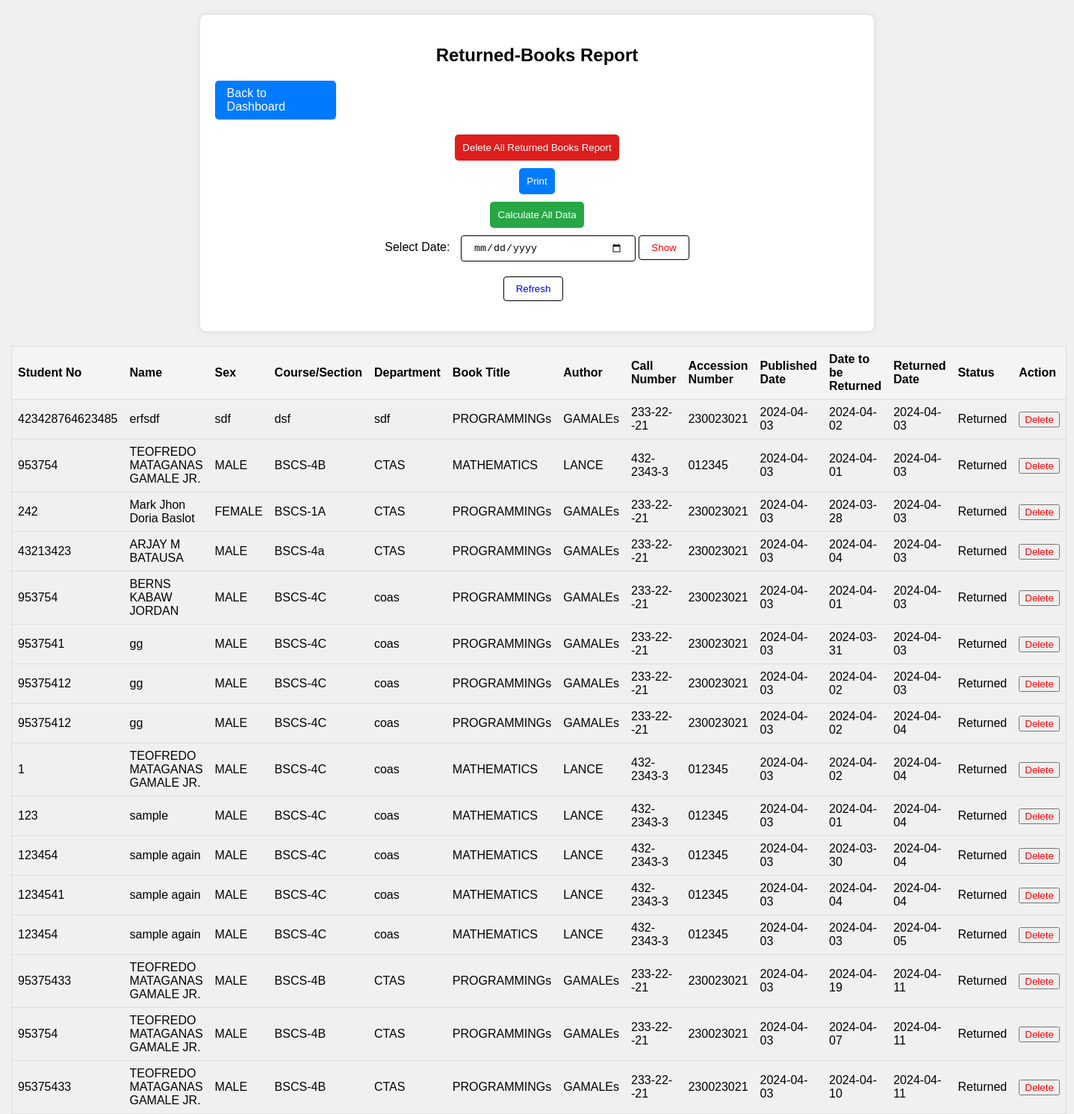
Screenshot of /returned_report.php with the database file from the repository.
### tables this page shows
CREATE TABLE IF NOT EXISTS `returned` (
  `id` int(11) NOT NULL AUTO_INCREMENT,
  `student_id` varchar(20) NOT NULL,
  `name` varchar(30) NOT NULL,
  `sex` varchar(10) NOT NULL,
  `course_section` varchar(20) NOT NULL,
  `department` varchar(30) NOT NULL,
  `book_title` varchar(100) NOT NULL,
  `author` varchar(50) NOT NULL,
  `call_num` varchar(50) NOT NULL,
  `accession_num` varchar(50) NOT NULL,
  `published_date` date NOT NULL,
  `date_return` date NOT NULL,
  `returned_date` date NOT NULL,
  `status` varchar(20) NOT NULL,
  PRIMARY KEY (`id`)
);

### returned_report.php (the view, shortened to what this page needs)
<!DOCTYPE html>
<html lang="en">
<head>
    <link rel="stylesheet" href="css/Borrowed_reports.css">
</head>
<body>
<div class="container">
    <h2>Returned-Books Report</h2>
    <a href="dashboard.php" class="back-btn">Back to Dashboard</a>
    <div class="button-group">
        <form method="POST" action="delete_all_return_report.php" class="delete-all-form">
            <button type="submit" class="delete-all-btn">Delete All Returned Books Report</button>
        </form>
        <button onclick="printTable()" class="print-btn">Print</button>
        <form method="GET" action="total_returned_report.php" class="calculate-all-form">
            <button type="submit" class="calculate-all-btn">Calculate All Data</button>
        </form>
    </div>
     <form method="GET" action="returned_report.php" class="date-filter-form">
        <label for="date">Select Date:</label>
        <input type="date" id="date" name="date">
        <button type="submit" class="filter-btn">Show</button>
    </form>
    <form method="GET" action="returned_report.php" class="refresh-form">
        <button type="submit" name="refresh" class="refresh-btn">Refresh</button>
    </form>
</div>
<table class="returned-books-table">
    <thead>
        <tr>
            <th>Student No</th>
            <th>Name</th>
            <th>Sex</th>
            <th>Course/Section</th>
            <th>Department</th>
            <th>Book Title</th>
            <th>Author</th>
            <th>Call Number</th>
            <th>Accession Number</th>
            <th>Published Date</th>
            <th>Date to be Returned</th>
            <th>Returned Date</th>
            <th>Status</th>
            <th class="action-column">Action</th>
        </tr>
    </thead>
    <tbody>
        <?php
        require_once 'connect.php';
        $query = "SELECT * FROM `returned`";
        $result = $conn->query($query);
        if ($result && $result->num_rows > 0) {
            while ($row = $result->fetch_assoc()) {
                echo "<tr>";
                echo "<td>{$row['student_id']}</td>";
                echo "<td>{$row['name']}</td>";
                echo "<td>{$row['sex']}</td>";
                echo "<td>{$row['course_section']}</td>";
                echo "<td>{$row['department']}</td>";
                echo "<td>{$row['book_title']}</td>";
                echo "<td>{$row['author']}</td>";
                echo "<td>{$row['call_num']}</td>";
                echo "<td>{$row['accession_num']}</td>";
                echo "<td>{$row['published_date']}</td>";
                echo "<td>{$row['date_return']}</td>";
                echo "<td>{$row['returned_date']}</td>";
                echo "<td>{$row['status']}</td>";
                echo "<td class='action-column'><form method='POST' action='delete_returned.php'>";
                echo "<button type='submit' style='color: red;'>Delete</button>";
                echo "</form></td>";
                echo "</tr>";
            }
        } else {
            echo "<tr><td colspan='14' style='color: red; text-align: center;'>No Returned books found.</td></tr>";
        }
        ?>
    </tbody>
</table>
</body>
</html>

### css/Borrowed_reports.css (style rules this page uses)
body { font-family: Arial, sans-serif; margin: 0; padding: 0; background-color: #f0f0f0; }
.container { width: 60%; margin: 20px auto; padding: 20px; background-color: #fff; border-radius: 8px; box-shadow: 0 0 10px rgba(0, 0, 0, 0.1); display: flex; flex-direction: column; align-items: center; }
h2 { text-align: center; margin-bottom: 20px; }
.back-btn { padding: 8px 16px; margin-right: 700px; background-color: #007bff; color: #fff; text-decoration: none; border-radius: 5px; margin-bottom: 20px; }
.button-group { display: flex; flex-direction: column; align-items: center; }
.delete-all-btn, .print-btn, .calculate-all-btn { padding: 10px; border: none; border-radius: 5px; margin-bottom: 10px; }
.delete-all-btn { background-color: #de1e1d; color: #fff; }
.print-btn { background-color: #007bff; color: #fff; }
.calculate-all-btn { background-color: #28a745; color: #fff; }
.returned-books-table { width: 98%; margin-top: 20px; margin-left: 15px; border-collapse: collapse; border: 1px solid #ddd; }
.returned-books-table th, .returned-books-table td { padding: 8px; text-align: left; border-bottom: 1px solid #ddd; }
.returned-books-table th { background-color: #f4f4f4; color: black; }
.returned-books-table td:last-child { text-align: center; }
.date-filter-form, .refresh-form { margin-bottom: 20px; }
.date-filter-form label, .refresh-form button { margin-right: 10px; }
.date-filter-form input[type="date"], .date-filter-form button, .refresh-form button { padding: 8px 16px; border: 1px solid #000; background-color: #fff; color: #000; cursor: pointer; border-radius: 4px; }
.date-filter-form input[type="date"] { width: 200px; }
.date-filter-form button.filter-btn { color: red; }
.refresh-form button.refresh-btn { color: blue; }

### rows the page displays
returned: student "423428764623485", name "erfsdf", sex "sdf", course_section "dsf", department "sdf", book_title "PROGRAMMINGs", author "GAMALEs", call_num "233-22--21", accession_num "230023021", published_date "2024-04-03", date_return "2024-04-02", returned_date "2024-04-03", status "Returned"
returned: student "953754", name "TEOFREDO MATAGANAS GAMALE JR.", sex "MALE", course_section "BSCS-4B", department "CTAS", book_title "MATHEMATICS", author "LANCE", call_num "432-2343-3", accession_num "012345", published_date "2024-04-03", date_return "2024-04-01", returned_date "2024-04-03", status "Returned"
returned: student "242", name "Mark Jhon Doria Baslot", sex "FEMALE", course_section "BSCS-1A", department "CTAS", book_title "PROGRAMMINGs", author "GAMALEs", call_num "233-22--21", accession_num "230023021", published_date "2024-04-03", date_return "2024-03-28", returned_date "2024-04-03", status "Returned"
returned: student "43213423", name "ARJAY M BATAUSA", sex "MALE", course_section "BSCS-4a", department "CTAS", book_title "PROGRAMMINGs", author "GAMALEs", call_num "233-22--21", accession_num "230023021", published_date "2024-04-03", date_return "2024-04-04", returned_date "2024-04-03", status "Returned"
returned: student "953754", name "BERNS KABAW JORDAN", sex "MALE", course_section "BSCS-4C", department "coas", book_title "PROGRAMMINGs", author "GAMALEs", call_num "233-22--21", accession_num "230023021", published_date "2024-04-03", date_return "2024-04-01", returned_date "2024-04-03", status "Returned"
returned: student "9537541", name "gg", sex "MALE", course_section "BSCS-4C", department "coas", book_title "PROGRAMMINGs", author "GAMALEs", call_num "233-22--21", accession_num "230023021", published_date "2024-04-03", date_return "2024-03-31", returned_date "2024-04-03", status "Returned"
returned: student "95375412", name "gg", sex "MALE", course_section "BSCS-4C", department "coas", book_title "PROGRAMMINGs", author "GAMALEs", call_num "233-22--21", accession_num "230023021", published_date "2024-04-03", date_return "2024-04-02", returned_date "2024-04-03", status "Returned"
returned: student "95375412", name "gg", sex "MALE", course_section "BSCS-4C", department "coas", book_title "PROGRAMMINGs", author "GAMALEs", call_num "233-22--21", accession_num "230023021", published_date "2024-04-03", date_return "2024-04-02", returned_date "2024-04-04", status "Returned"
returned: student "1", name "TEOFREDO MATAGANAS GAMALE JR.", sex "MALE", course_section "BSCS-4C", department "coas", book_title "MATHEMATICS", author "LANCE", call_num "432-2343-3", accession_num "012345", published_date "2024-04-03", date_return "2024-04-02", returned_date "2024-04-04", status "Returned"
returned: student "123", name "sample", sex "MALE", course_section "BSCS-4C", department "coas", book_title "MATHEMATICS", author "LANCE", call_num "432-2343-3", accession_num "012345", published_date "2024-04-03", date_return "2024-04-01", returned_date "2024-04-04", status "Returned"
returned: student "123454", name "sample again", sex "MALE", course_section "BSCS-4C", department "coas", book_title "MATHEMATICS", author "LANCE", call_num "432-2343-3", accession_num "012345", published_date "2024-04-03", date_return "2024-03-30", returned_date "2024-04-04", status "Returned"
returned: student "1234541", name "sample again", sex "MALE", course_section "BSCS-4C", department "coas", book_title "MATHEMATICS", author "LANCE", call_num "432-2343-3", accession_num "012345", published_date "2024-04-03", date_return "2024-04-04", returned_date "2024-04-04", status "Returned"
returned: student "123454", name "sample again", sex "MALE", course_section "BSCS-4C", department "coas", book_title "MATHEMATICS", author "LANCE", call_num "432-2343-3", accession_num "012345", published_date "2024-04-03", date_return "2024-04-03", returned_date "2024-04-05", status "Returned"
returned: student "95375433", name "TEOFREDO MATAGANAS GAMALE JR.", sex "MALE", course_section "BSCS-4B", department "CTAS", book_title "PROGRAMMINGs", author "GAMALEs", call_num "233-22--21", accession_num "230023021", published_date "2024-04-03", date_return "2024-04-19", returned_date "2024-04-11", status "Returned"
returned: student "953754", name "TEOFREDO MATAGANAS GAMALE JR.", sex "MALE", course_section "BSCS-4B", department "CTAS", book_title "PROGRAMMINGs", author "GAMALEs", call_num "233-22--21", accession_num "230023021", published_date "2024-04-03", date_return "2024-04-07", returned_date "2024-04-11", status "Returned"
returned: student "95375433", name "TEOFREDO MATAGANAS GAMALE JR.", sex "MALE", course_section "BSCS-4B", department "CTAS", book_title "PROGRAMMINGs", author "GAMALEs", call_num "233-22--21", accession_num "230023021", published_date "2024-04-03", date_return "2024-04-10", returned_date "2024-04-11", status "Returned"
